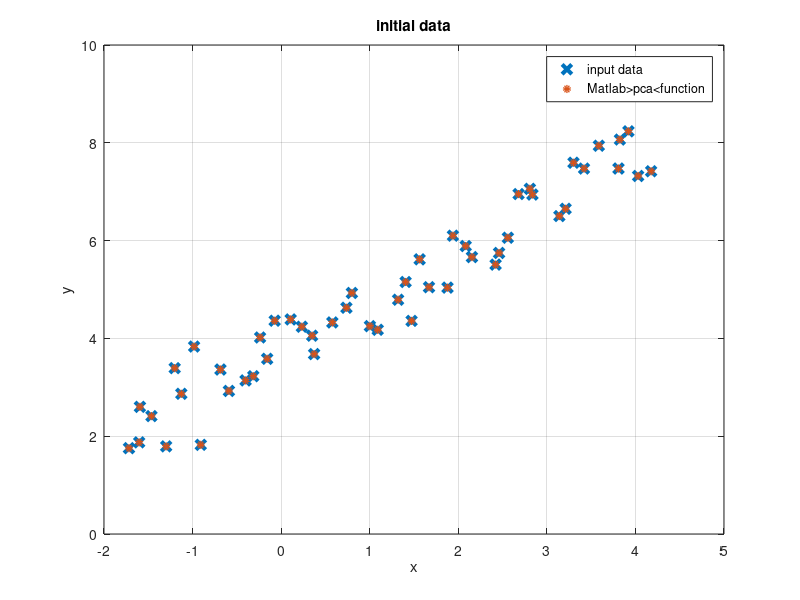

Write MATLAB code to recreate this figure.
clear all
close all
clc

%step-1
num_elem=50;
data1=linspace(-2,4,num_elem);
data1=data1';
data1=data1+(rand(size(data1))*0.3);
data2=linspace(-2,4,num_elem);
data2=data2';
data2=data2+(randn(size(data2)).*0.5);
data2=data2+3.79;
data_orig=[data1 data2];

[coeff,score,latent,tsquared,explained,mu] = pca(data_orig);
Xcentered = score*coeff'+mu;

figure(1)
plot(data_orig(:,1),data_orig(:,2),'x','MarkerSize',7,"LineWidth",3);grid;hold
plot(Xcentered(:,1),Xcentered(:,2),'o','MarkerSize',3,"LineWidth",3);
xlabel('x');ylabel('y');title('initial data')
a=linspace(-2,4,num_elem);
%plot(a,a,'g');
legend('input data', 'Matlab>pca<function')
